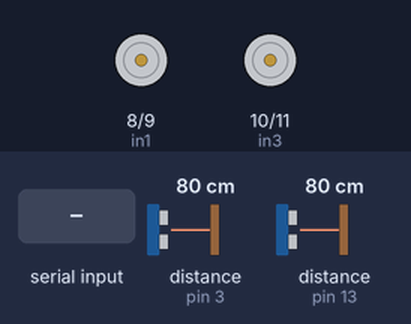
The sketch below on a simulated Arduino Uno, built with avr-gcc and run on an emulated ATmega328P. Parts: motor-driver pin pairs drawn as motors (green arrow = first pin HIGH = forward, orange = second pin HIGH = backward, longer = more drive, scaled by the enable pin). The test bench sets the inputs (shaded band); at power-on: distance to the obstacle (sensors on pin 3, pin 13) 80 cm. The echo pulse lasts 58.3 µs per cm; what the sketch prints to the serial monitor is not drawn.

Above: at 1.2 s.
1.3 s: "1" received over Serial
2.8 s: distance to the obstacle (sensor on pin 3) set to 23 cm
4.3 s: distance to the obstacle (sensor on pin 3) set to 18 cm
At 4.47 s:
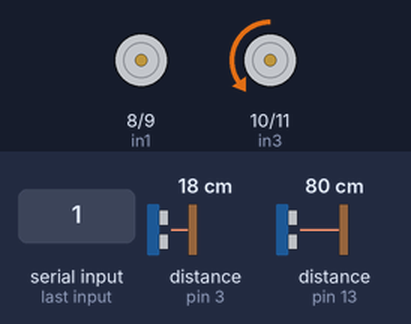
At 4.82 s:
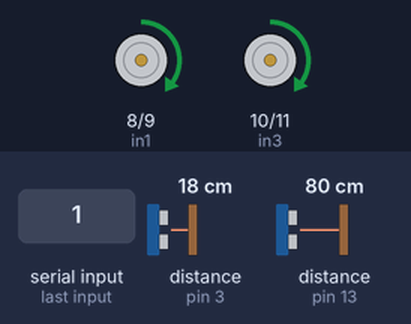
7.3 s: "5" received over Serial
At 7.97 s:
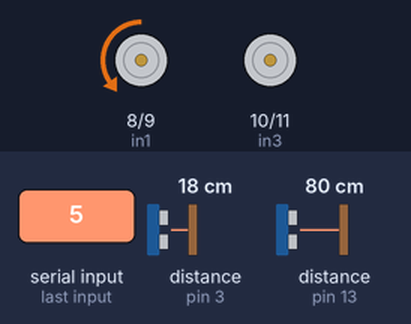
9.6 s: distance to the obstacle (sensor on pin 13) set to 24 cm
12.6 s: distance to the obstacle (sensor on pin 13) set to 19 cm
At 13.2 s:
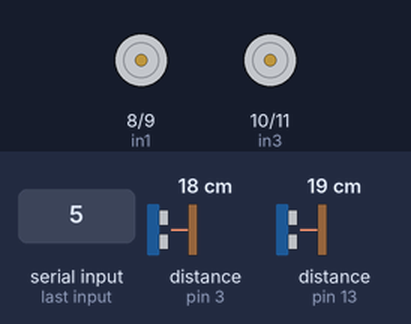
Timing chart, 0 to 15.6 s (numbered marks = the images above; inputs shaded):
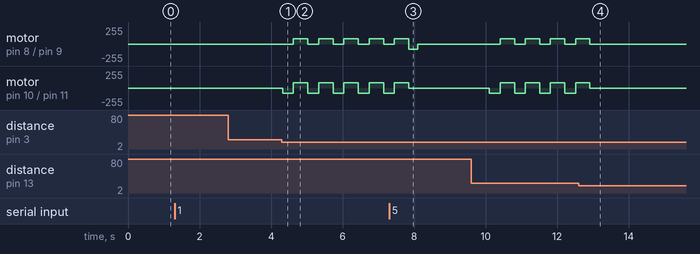

The sketch:

CAR_BLUEtooth.ino
```cpp
#include <SoftwareSerial.h>

char Dir;
char readStringEsp();

int enA = 6;
int in1 = 8;
int in2 = 9;
int enB = 5;
int in3 =10;
int in4 = 11;

char espData;
char WhichServer=' ';
const int trigPinL = 2;
const int echoPinL = 3;
const int trigPinR = 12;
const int echoPinR = 13;
long durationL = 0;
int distanceL=0;
long durationR=0;
int distanceR=0;
int sumRight=0;
int sumLeft=0;

float DistanceLeft(){
  digitalWrite(trigPinL, LOW);
  delayMicroseconds(2);
  digitalWrite(trigPinL, HIGH);
  delayMicroseconds(10);
  digitalWrite(trigPinL, LOW);
  durationL = pulseIn(echoPinL, HIGH);
  distanceL= durationL*0.034/2;
  return distanceL;
  }
float DistanceRight(){
  digitalWrite(trigPinR, LOW);
  delayMicroseconds(2);
  digitalWrite(trigPinR, HIGH);
  delayMicroseconds(10);
  digitalWrite(trigPinR, LOW);
  durationR = pulseIn(echoPinR, HIGH);
  distanceR= durationR*0.034/2;
  return distanceR;
  }

void setup(){
Serial.begin(9600);
pinMode(enA, OUTPUT);
pinMode(enB, OUTPUT);
pinMode(in1, OUTPUT);
pinMode(in2, OUTPUT);
pinMode(in3, OUTPUT);
pinMode(in4, OUTPUT);
pinMode(trigPinL, OUTPUT);
pinMode(echoPinL, INPUT);
pinMode(trigPinR, OUTPUT);
pinMode(echoPinR, INPUT);


}

void Backword(){
  digitalWrite(in1, LOW);
  digitalWrite(in2, HIGH);
  digitalWrite(in3, LOW);
  digitalWrite(in4,HIGH);
  analogWrite(enA, 80);
  analogWrite(enB, 80);

  }

void Forword(){
  digitalWrite(in1, HIGH);
  digitalWrite(in2, LOW);
  digitalWrite(in3, HIGH);
  digitalWrite(in4, LOW)  ;
  analogWrite(enA, 80);
  analogWrite(enB, 80);

}
void Right(){
  digitalWrite(in1, HIGH);
  digitalWrite(in2, LOW);
  digitalWrite(in3, LOW);
  digitalWrite(in4, HIGH);
  analogWrite(enA, 0);
  analogWrite(enB, 80);

  }
void Left(){
  digitalWrite(in1, LOW);
  digitalWrite(in2, HIGH);
  digitalWrite(in3, HIGH);
  digitalWrite(in4, LOW);
  analogWrite(enA, 80);
  analogWrite(enB, 0);

  }
void Stop(){
  digitalWrite(in1, LOW);
  digitalWrite(in2, LOW);
  digitalWrite(in3, LOW);
  digitalWrite(in4, LOW);
  analogWrite(enA, 0);
  analogWrite(enB, 0);
  }


void loop() {
   //put your man code here, to run repeatedly:
espData = readStringEsp();
Serial.println(espData);

if (espData == '1' || espData == '0'){
  WhichServer = espData;
  }
else{
  Dir = espData;
  }

while(WhichServer == '0'){
  espData = readStringEsp();
  Serial.println(espData);

  if (espData == '1' || espData == '0'){
    WhichServer = espData;
  }
  else{
    Dir = espData;
  }
  Serial.println("Manual");
  if(Dir == '2'){
   Serial.println("Stop");
   Stop();
   }
  else if(Dir == '3'){
    Serial.println("back");
    Backword();
    }
  else if(Dir == '4'){
    Serial.println("Forword");
    Forword();
    }
  else if(Dir == '5'){
    Serial.println("Left");
    Left();
    }
  else if(Dir == '6'){
    Serial.println("Right");
    Right();
    }
  }

while(WhichServer == '1'){
  espData = readStringEsp();
  Serial.println(espData);

  if (espData == '1' || espData == '0'){
    WhichServer = espData;
  }
  else{
    Dir = espData;
  }
  Serial.println("Automatic");
    if(Dir == '2'){
      Serial.println("Stop");
      Stop();
      }
    else if(Dir == '4'){
      Serial.println("Forword");
      Forword();
      delay(800);
      Stop();
      delay(2000);
      }
     else if(Dir == '5'){
      Serial.println("Left");
      Left();
      delay(250);
      Stop();
      delay(2000);
      }
     else if(Dir == '6'){
      Serial.println("Right");
      Right();
      delay(250);
      Stop();
      delay(2000);
      }
  distanceR = DistanceRight();
  distanceL = DistanceLeft();
  if((distanceR <20)&&(distanceL > 20) && (distanceR != 0)&&(distanceL != 0)){
    Serial.println("Right Object");
    Left();
    delay(300);
    Forword();
    delay(400);
    Stop();

    }
  else if((distanceR >20)&&(distanceL < 20) && (distanceR != 0)&&(distanceL != 0)){
    Serial.println("Left Object");
    Right();
    delay(300);
    Forword();
    delay(400);
    Stop();
    }


}
}
char readStringEsp() {
  char dataRecieved ;
  char chBuffer;
  while (Serial.available() > 0) {
    chBuffer =  (char) Serial.read();
    dataRecieved = chBuffer;
    Serial.println(dataRecieved);
    return dataRecieved;
   }
   }
```

Measured:
- the behaviour switches between 21 and 20 cm on distance to the obstacle (sensor on pin 3) (found by bisection; images 0 and 1)
- the behaviour switches between 22 and 21 cm on distance to the obstacle (sensor on pin 13) (found by bisection; images 3 and 4)
- after the input at 1.3 s, every drawn part: stays the same
- after the input at 2.8 s, every drawn part: stays the same
- after the input at 4.3 s, motor on pin 8 (in1) / pin 9 (in2): alternates forward 80/255 for 0.41 s and stopped for 0.30 s, starting after 0.32 s; motor on pin 10 (in3) / pin 11 (in4): alternates forward 80/255 for 0.41 s and backward 80/255 for 0.30 s, starting at once
- after the input at 12.6 s, motor on pin 8 (in1) / pin 9 (in2): goes on until 12.9 s, then stays stopped
